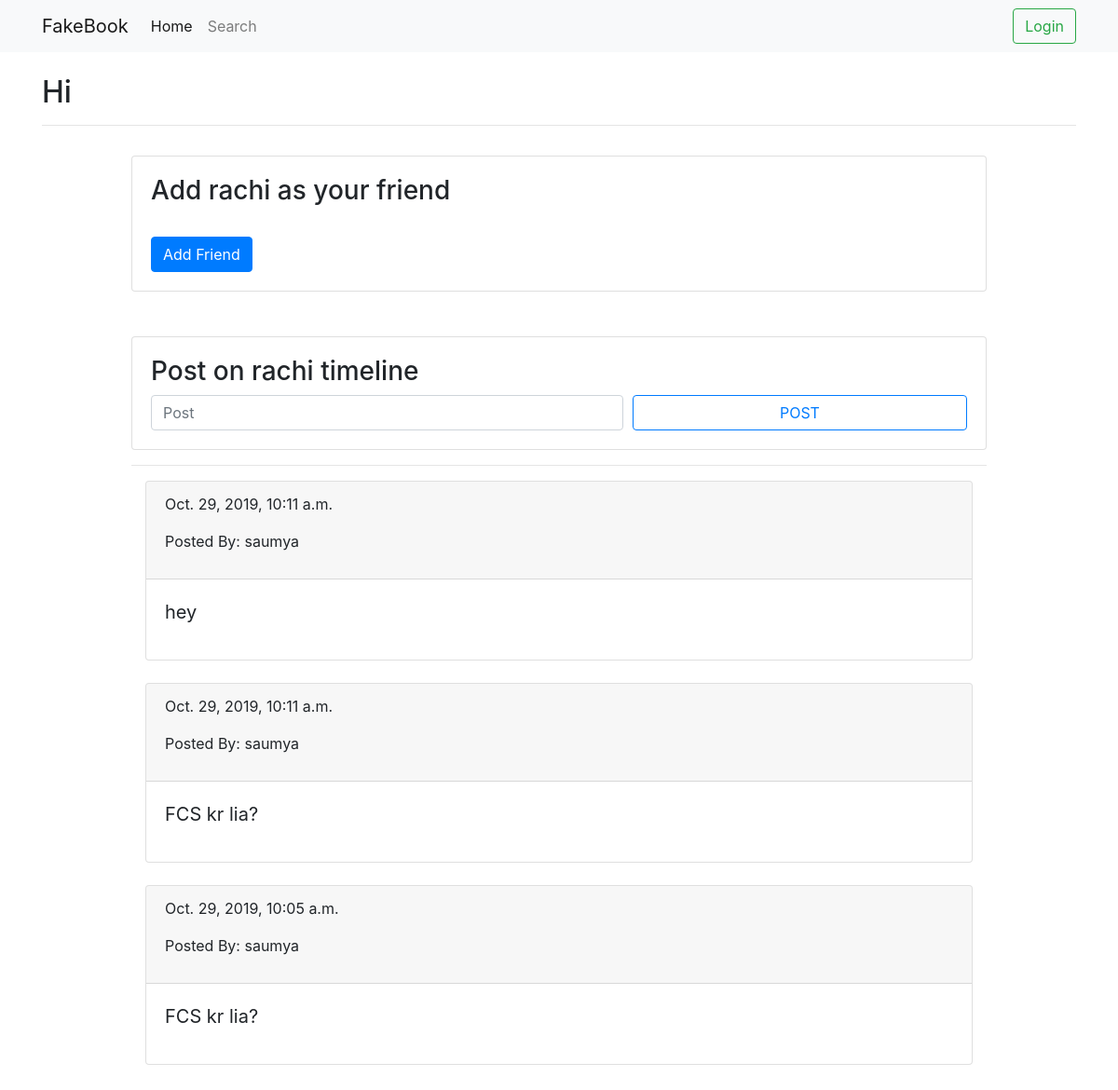
The page /profilepage/rachi on the database its author committed.
### core/models.py (models this page shows, shortened)
class UserPosts(models.Model):
    postedBy = models.CharField(max_length=20)
    postContent = models.TextField()
    postTime = models.DateTimeField()
    postedOn= models.CharField(max_length=20)
    class Meta:
        db_table = 'UserPosts'

### core/views.py (the view, shortened to what this page needs)
# urls.py: path('profilepage/<name>',views.viewprofile,name='profilepage'),
def viewprofile(request,name):
    isFriend = checkIfAlreadyFriend(name, request.user.username)
    s=request.POST.__contains__('post_text')
    allposts=UserPosts.objects.filter(postedOn=name).order_by('-postTime')
    print(allposts.count())
    return render(request, 'user/friend_profile.html', {'username':name, 'isFriend':isFriend,'allposts':allposts} )

### core/views.py (called while the page is built)
def checkIfAlreadyFriend(friend_user_name, self_username):
    try:
        friend = Friends.objects.get(person_user_name=self_username, friend_user_name=friend_user_name)
    except ObjectDoesNotExist:
        friend = None
    if friend:
        return True
    else:
        return False

### social_site/templates/user/friend_profile.html (shortened to what this page needs)
{% extends "../registration/base.html" %}
{% block content %}
<h2>Hi {{ user.username }}</h2>
<hr>
<div class="row justify-content-center">
    <div class="col-10" style="padding:1em">
        <div class="card">
            <div class="card-body">
                {% if isFriend == True %}
                <h3>{{username}} is your friend</h3>
                {% else %}
                <h3>Add {{username}} as your friend</h3>
                {% endif %}
                <br>
                <div class="row">
                    <div class="col-5">
                        {% if isFriend == True %}
                        <a id="unfriend" class="btn btn-primary" href="#" role="button">Unfriend</a>
                        {% else %}
                        <a id="add_friend" class="btn btn-primary" href="#" role="button">Add Friend</a>
                        {% endif %}
                    </div>
                    <div class="col-5">
                    </div>
                </div>
            </div>
        </div>
        <br><br>
        <div class="card">
            <div class="card-body">
                <h3>Post on {{username}} timeline</h3>
                <form action="{% url 'profilepage' username %}" method="post">
                    <div class="form-row">
                        <div class="col-7">
                            <input type="text" name="post_text" id="post_text" class="form-control" placeholder="Post">
                        </div>
                        <div class="col">
                            <input type="submit" class="btn btn-outline-primary btn-block" value="POST">
                        </div>
                    </div>
                </form>
            </div>
        </div>
        <hr class="wide">
        <div class="container-fluid">
            {%for user_post in allposts %}
              <div class="card">
                  <div class="card-header">
                  <p>{{user_post.postTime}} </p>
                  <p>Posted By: {{user_post.postedBy}}</p>
                  </div>
                  <div class="card-body">
                    <blockquote class="blockquote mb-0">
                      <p>{{user_post.postContent}}
                    </blockquote>
                  </div>
               </div>
               <br>
               {% endfor %}
          </div>
    </div>
</div>
{% endblock %}

### rows shown on the page
UserPosts: postTime "Oct. 29, 2019, 10:11 a.m.", postedBy "saumya", postContent "hey"
UserPosts: postTime "Oct. 29, 2019, 10:11 a.m.", postedBy "saumya", postContent "FCS kr lia?"
UserPosts: postTime "Oct. 29, 2019, 10:05 a.m.", postedBy "saumya", postContent "FCS kr lia?"

### other values the page prints
{{ username }} "rachi"
